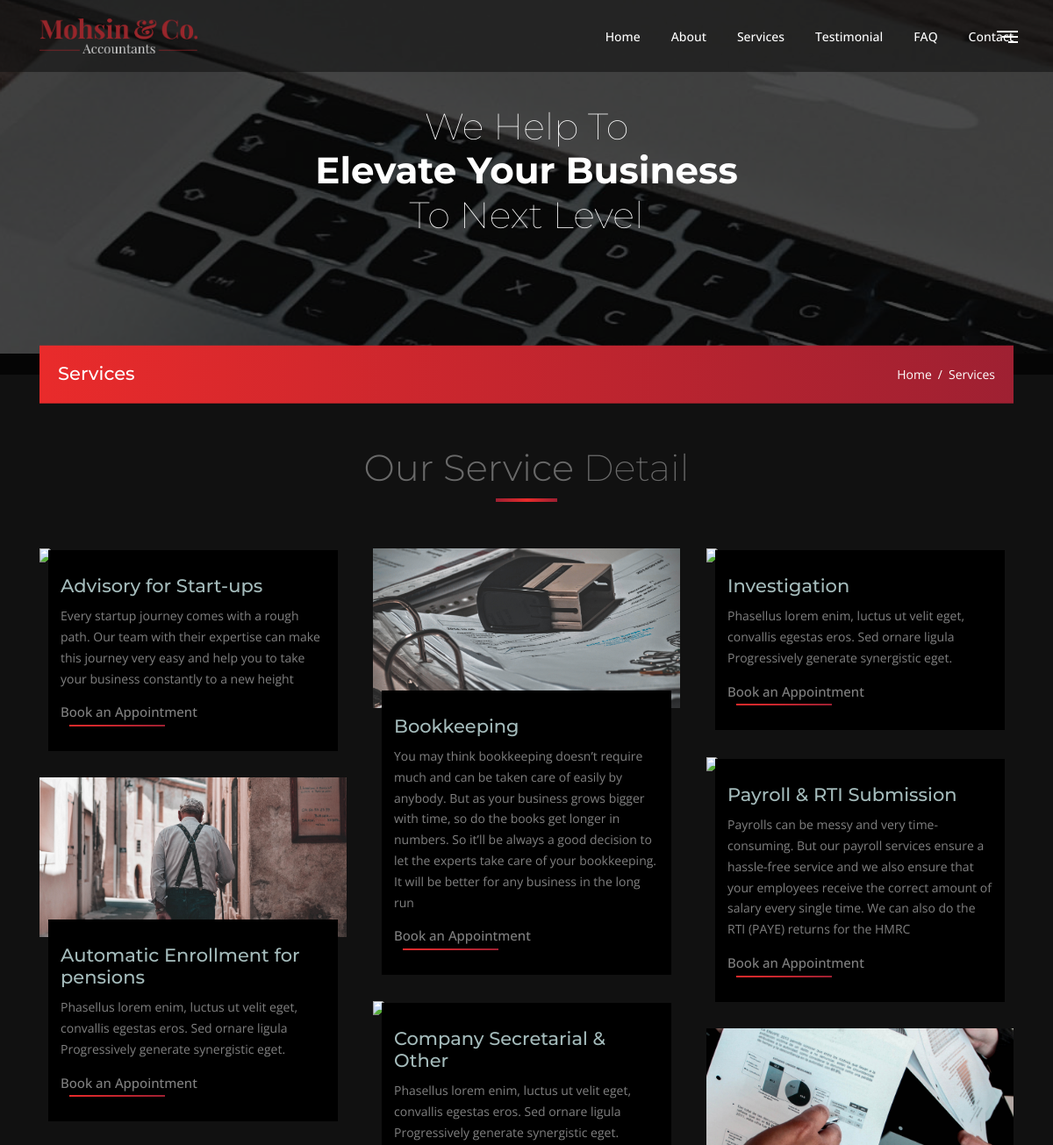
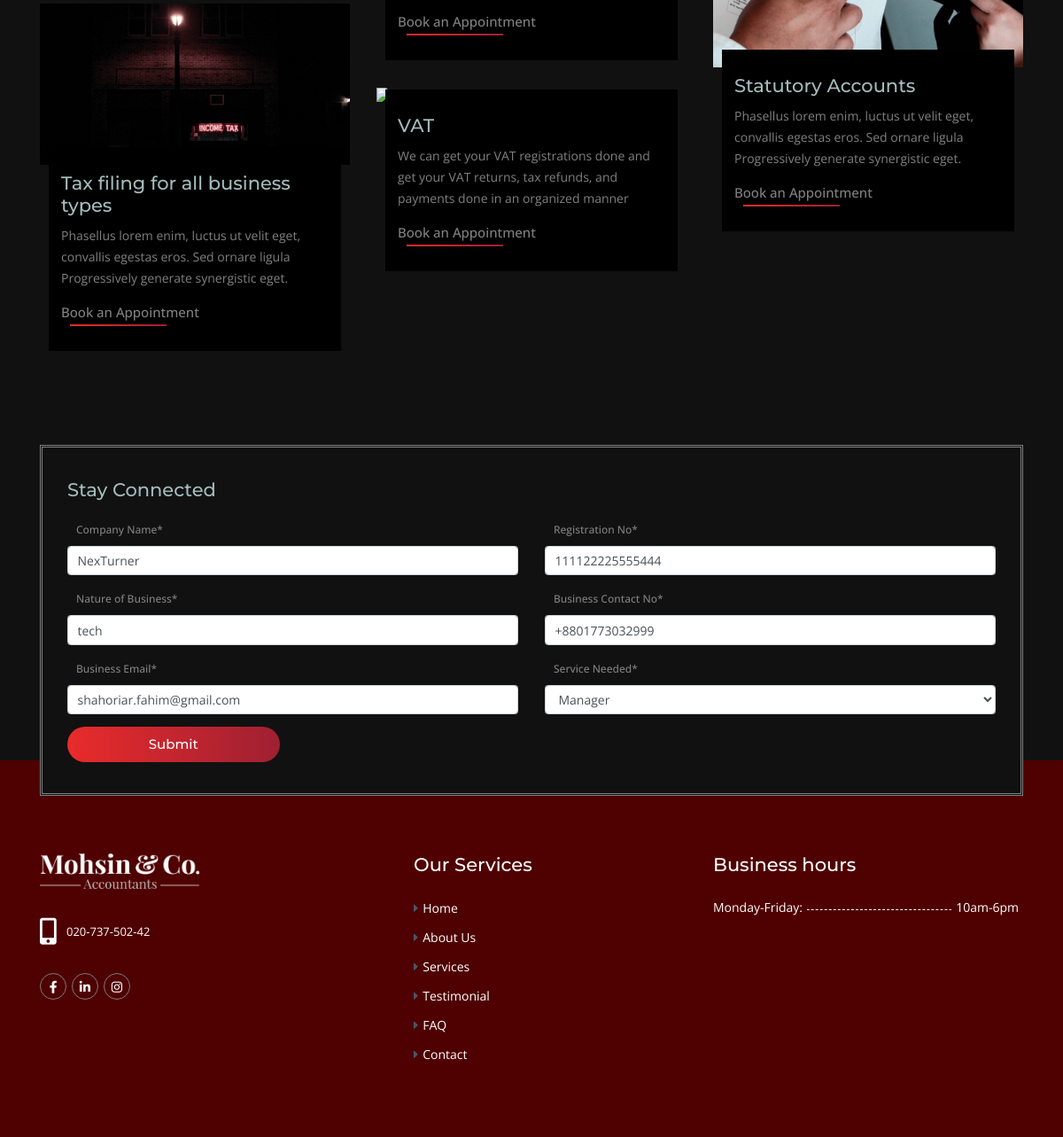
Screenshot of /15/ with the database file from the repository (2 pictures, top to bottom).
### employee_register/models.py (models this page shows, shortened)
class Employee(models.Model):
    fullname = models.CharField(max_length=100, null=True)
    emp_code = models.CharField(max_length=50, null=True)
    nature = models.CharField(max_length=100, null=True)
    mobile= models.CharField(max_length=15, null=True)
    email= models.CharField(max_length=40, null=True)
    date_created = models.DateTimeField(auto_now_add=True, null=True)
    position= models.ForeignKey(Position,on_delete=models.CASCADE)

### employee_register/views.py (the view, shortened to what this page needs)
# urls.py: path('<int:id>/', views.employee_form,name='employee_update'), # get and post req. for update operation
def employee_form(request, id=0):
    if request.method == "GET":
        if id == 0:
            form = EmployeeForm()
        else:
            employee = Employee.objects.get(pk=id)
            form = EmployeeForm(instance=employee)
        return render(request, "employee_register/employee_form.html", {'form': form})

### employee_register/forms.py
class EmployeeForm(forms.ModelForm):
    class Meta:
        model = Employee
        fields = ('fullname', 'emp_code', 'nature', 'mobile', 'email', 'position') #show selected fields
        labels = {                                  #fields name change
            'fullname':'Company Name',
            'emp_code':'Registration No',
            'nature': 'Nature of Business',
            'mobile': 'Business Contact No',
            'email': 'Business Email',
            'position': 'Service Needed',
        }
    def __init__(self, *args, **kwargs):
        super(EmployeeForm,self).__init__(*args, **kwargs)
        self.fields['position'].empty_label = "Select"

### employee_register/models.py (called while the page is built)
    def __str__(self):
        return self.title

### employee_register/templates/employee_register/employee_form.html (shortened to what this page needs)
{% extends "employee_register/services.html" %}
{% load crispy_forms_tags %}
{% block content %}
<form action="" method="post" autocomplete="off">
    <div class="row">
        <div class="col-md-6">
            {{form.fullname|as_crispy_field}}
        </div>
        <div class="col-md-6">
            {{form.emp_code|as_crispy_field}}
        </div>
    </div>
    <div class="row">
        <div class="col-md-6">
            {{form.nature|as_crispy_field}}
        </div>
        <div class="col-md-6">
            {{form.mobile|as_crispy_field}}
        </div>
    </div>
    <div class="row">
        <div class="col-md-6">
            {{form.email|as_crispy_field}}
        </div>
        <div class="col-md-6">
            {{form.position|as_crispy_field}}
        </div>
    </div>
    <div class="row">
            <div class="col-md-3 col-sm-6">
                <button type="submit" class="button gradient-btn w-100" id="submit_btn">
                    Submit</button>
            </div>
    </div>
</form>
{% endblock content %}

### rows the page displays
Employee: fullname "NexTurner", emp_code "111122225555444", nature "tech", mobile "+8801773032999", email "shahoriar.fahim@gmail.com", position "Manager"
